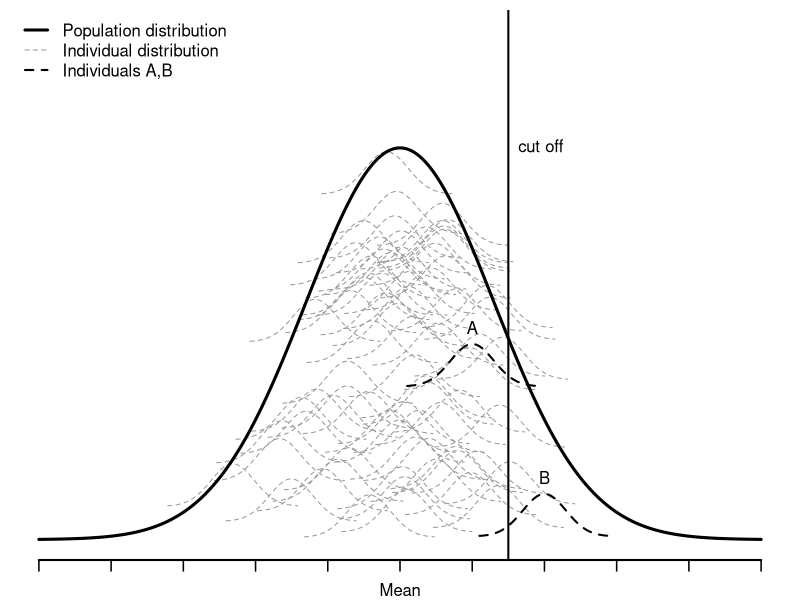

The R script that drew this image:
## What is regression toward the Mean
# reproducting figue of Yudkin1996

setwd("/Users/mia8425/Documents/Studium/6. Semester SS 2026/SE Seminar")
pdf("figure-RTM.pdf", width = 7, height = 5)

# Set up x range
x <- seq(0, 10, length.out = 500)

# Population distribution
mu_pop <- 5
sd_pop <- 1.3
y_pop <- dnorm(x, mu_pop, sd_pop)

# Reduce margins: bottom, left, top, right
par(mar = c(2, 0.5, 0.5, 0.5))

# Set up empty plot (population drawn later, on top of stickers)
plot(x, y_pop, type = "n",
     ylim = c(0, max(y_pop) * 1.3),
     xlab = "", ylab = "",
     main = "",
     xaxt = "n", yaxt = "n", bty = "n")
axis(1, at = seq(0, 10, by = 1), labels = FALSE, lwd = 2, lwd.ticks = 1.5, tck = -0.02)
axis(1, at = mu_pop, labels = "Mean", tick = FALSE)

# Add individual distributions
set.seed(420)

n_ind <- 75

scale <- 0.025  # shrink individual curves relative to population

sd_ind <- 0.3  # individual within-person SD 

draw_individual <- function(mu_i, lwd = 1, lty = 2, col = "gray60", offset = NULL) {
  # Random vertical position; mean stays inside the curve, tails may extend outside
  pop_height_at_mu <- dnorm(mu_i, mu_pop, sd_pop)
  peak_height <- scale / (sd_ind * sqrt(2 * pi))
  if (is.null(offset))
    offset <- runif(1, min = 0, max = max(0, pop_height_at_mu - peak_height))
  x_i <- seq(mu_i - 3 * sd_ind, mu_i + 3 * sd_ind, length.out = 200)
  y_top <- dnorm(x_i, mu_i, sd_ind) * scale + offset
  lines(x_i, y_top, lwd = lwd, lty = lty, col = col)
  invisible(list(mu = mu_i, offset = offset, y_top = y_top, x_i = x_i))
}

for(i in 1:n_ind){
  mu_i <- rnorm(1, mu_pop, 0.8)
  draw_individual(mu_i)
}

# Highlight individual A (below mean)
mu_A <- 6
res_A <- draw_individual(mu_A, lwd = 2, col = "black", offset = 0.12)

# Highlight individual B (above mean)
mu_B <- 7
res_B <- draw_individual(mu_B, lwd = 2, col = "black")

# Draw population curve on top of stickers
lines(x, y_pop, lwd = 3, col = "black")

# Add cutoff line
abline(v = 6.5, lwd = 2)

# Add labels
text(6.5, max(y_pop), "cut off", pos = 4)
text(mu_A, max(res_A$y_top), "A", pos = 3)
text(mu_B, max(res_B$y_top), "B", pos = 3)

# Legend
legend("topleft",
       legend = c("Population distribution",
                  "Individual distribution",
                  "Individuals A,B"),
       lty    = c(1, 2, 2),
       lwd    = c(3, 1, 2),
       col    = c("black", "gray60", "black"),
       bty    = "n",
       seg.len = 1.5)

dev.off()
